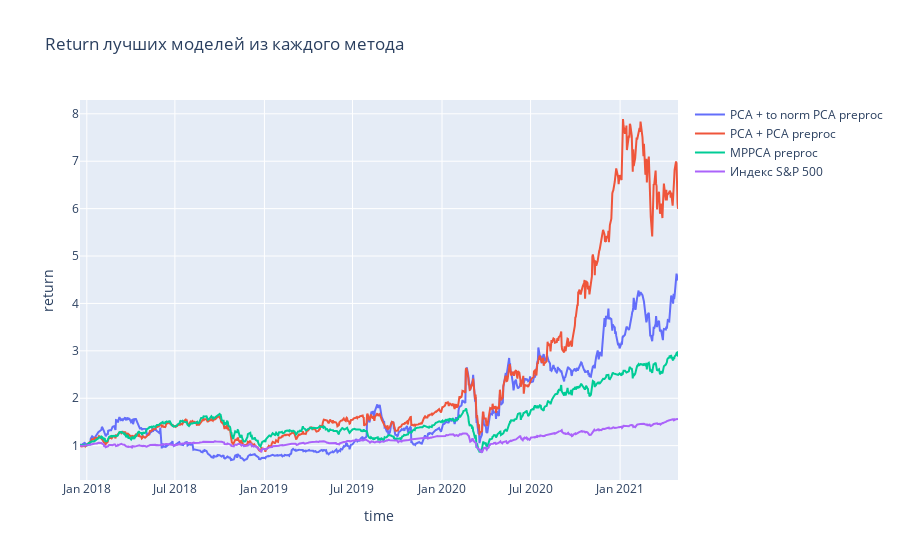

Here is the notebook cell this chart was saved with:
### Code cell
names = ['PCA + to norm PCA preproc', 'PCA + PCA preproc', 'MPPCA preproc']
optimizers = [po_pre, po_pre_and_PCA, po_MPPCA_pre]
plot_results(names=names, optimizers=optimizers, df_train=returns_train, df_test=returns_test, 
             title='Return лучших моделей из каждого метода', sp=sp_shrunk)

### Figure 1 — Plotly figure (JSON) as saved in the notebook; plotly's stock layout.template omitted (floating-point values rounded to 4 significant figures; data arrays with more than 128 entries replaced by an {"elided": "..."} marker saying what was removed)
{"data": [{"name": "PCA + to norm PCA preproc", "type": "scatter", "x": {"elided": "847 str values"}, "y": {"elided": "847 float values"}}, {"name": "PCA + PCA preproc", "type": "scatter", "x": {"elided": "847 str values"}, "y": {"elided": "847 float values"}}, {"name": "MPPCA preproc", "type": "scatter", "x": {"elided": "847 str values"}, "y": {"elided": "847 float values"}}, {"name": "Индекс S&P 500", "type": "scatter", "x": {"elided": "847 str values"}, "y": {"elided": "847 float values"}}], "layout": {"title": {"text": "Return лучших моделей из каждого метода"}, "xaxis": {"title": {"text": "time"}}, "yaxis": {"title": {"text": "return"}}}}
